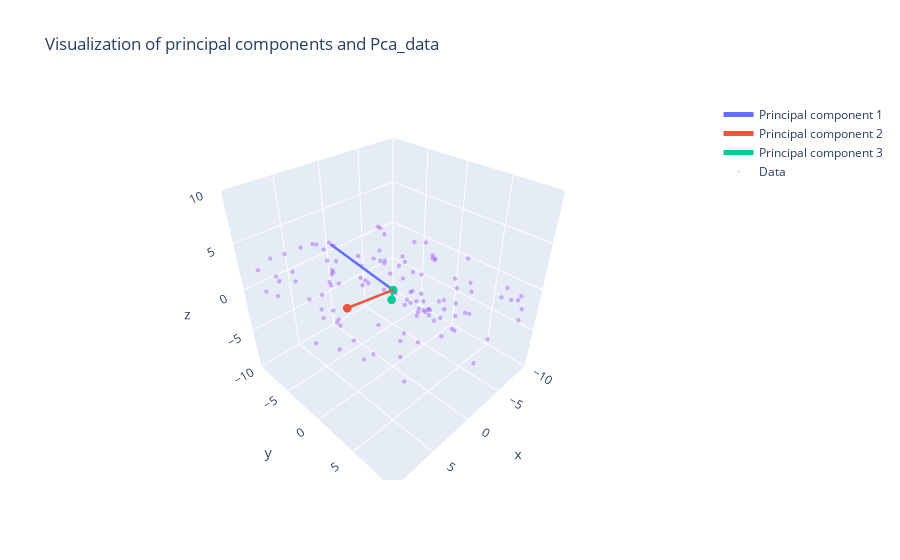

The notebook cell saved with this chart:
### Code cell
#PCA data visualizing
x = pca_data[:,0]
y = pca_data[:,1]
z = pca_data[:,2]

fig = go.Figure()

for idx, pc in enumerate([pc1, pc2, pc3]):
    # Add a 3D scatter trace representing each principal component as a line with a marker
    fig.add_trace(go.Scatter3d(x=[0, pc[0]], y=[0, pc[1]], z=[0, pc[2]],
                               mode='lines+markers',  # Display as both line and marker
                               line=dict(width=5),  # Line width
                               marker=dict(size=3),  # Marker size
                               name=f'Principal component {idx + 1}'))  # Name it according to its order

# Add trace for the data points
fig.add_trace(go.Scatter3d(x=x, y=y, z=z, mode='markers',
    marker=dict(
        size=1.5,       # Marker size for data points
        opacity=0.5,    # Marker opacity for data points
    ),
    name='Data'         # Name of the trace
))

# Update the layout of the figure
fig.update_layout(title='Visualization of principal components and Pca_data',
                  scene=dict(aspectmode='cube',
                             xaxis=dict(range=[-10, 10], autorange=False),
                             yaxis=dict(range=[-10, 10], autorange=False),
                             zaxis=dict(range=[-10, 10], autorange=False)))
fig.show()

### Figure 1 — Plotly figure (JSON) as saved in the notebook; plotly's stock layout.template omitted (floating-point values rounded to 4 significant figures; data arrays with more than 128 entries replaced by an {"elided": "..."} marker saying what was removed)
{"data": [{"line": {"width": 5}, "marker": {"size": 3}, "mode": "lines+markers", "name": "Principal component 1", "type": "scatter3d", "x": [0, -0.7065], "y": [0, -12.33], "z": [0, 0.8421]}, {"line": {"width": 5}, "marker": {"size": 3}, "mode": "lines+markers", "name": "Principal component 2", "type": "scatter3d", "x": [0, 5.391], "y": [0, -0.266], "z": [0, 0.6288]}, {"line": {"width": 5}, "marker": {"size": 3}, "mode": "lines+markers", "name": "Principal component 3", "type": "scatter3d", "x": [0, 0.126], "y": [0, -0.08343], "z": [0, -1.116]}, {"marker": {"opacity": 0.5, "size": 1.5}, "mode": "markers", "name": "Data", "type": "scatter3d", "x": {"elided": "1000 float values"}, "y": {"elided": "1000 float values"}, "z": {"elided": "1000 float values"}}], "layout": {"scene": {"aspectmode": "cube", "xaxis": {"autorange": false, "range": [-10, 10]}, "yaxis": {"autorange": false, "range": [-10, 10]}, "zaxis": {"autorange": false, "range": [-10, 10]}}, "title": {"text": "Visualization of principal components and Pca_data"}}}
